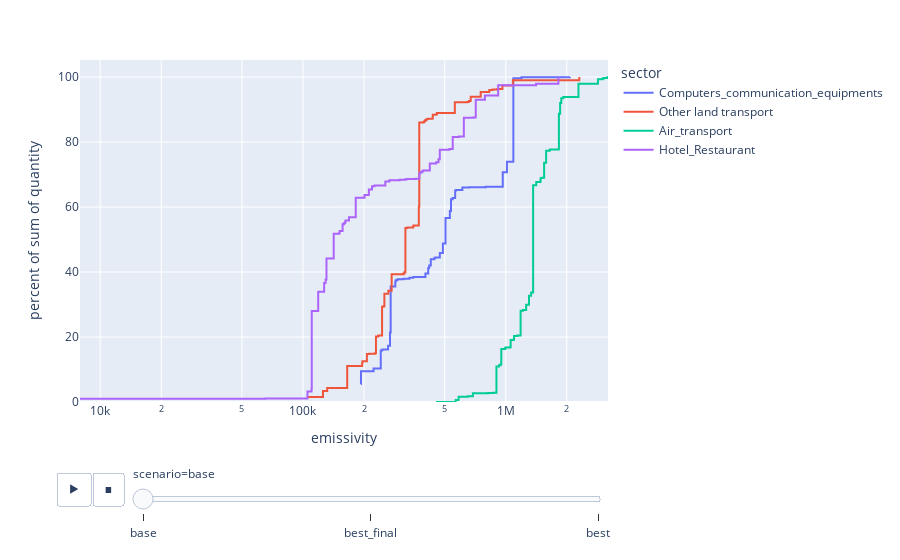
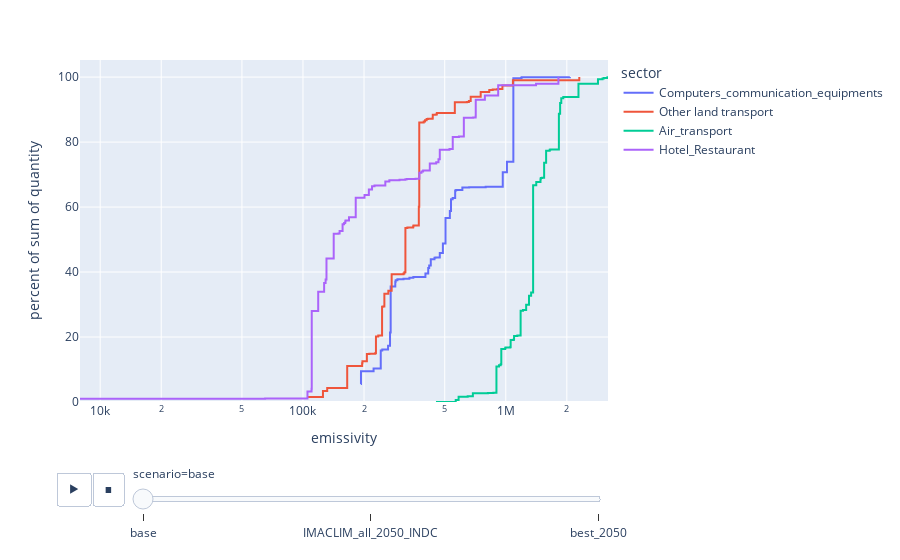

Here is the notebook cell these charts were saved with, in order:
### Code cell
plot_sector_import_distrib_full(model,["Computers_communication_equipments","Hotel_Restaurant","Air_transport","Other land transport"],scenarios=["base","best_final","best"])
plot_sector_import_distrib_full(model,["Computers_communication_equipments","Hotel_Restaurant","Air_transport","Other land transport"],scenarios=["base","IMACLIM_all_2050_INDC","best_2050"])

### Figure 1 — Plotly figure (JSON) as saved in the notebook; plotly's stock layout.template omitted (floating-point values rounded to 4 significant figures)
{"data": [{"hovertemplate": "<b>%{hovertext}</b><br><br>sector=Computers_communication_equipments<br>scenario=base<br>emissivity=%{x}<br>percent of sum of quantity=%{y}<extra></extra>", "hovertext": ["United States", "Ireland", "Switzerland", "Italy", "Malta", "Netherlands", "United Kingdom", "Germany", "Spain", "Sweden", "Denmark", "Austria", "Canada", "Portugal", "RoW America", "Cyprus", "Japan", "Belgium", "Turkey", "RoW Middle East", "Romania", "Greece", "Brazil", "Estonia", "Slovakia", "Hungary", "RoW Asia and Pacific", "Poland", "Czech Republic", "Norway", "Indonesia", "Mexico", "Croatia", "Finland", "Luxembourg", "South Korea", "Latvia", "Australia", "Slovenia", "Lithuania", "South Africa", "Bulgaria", "RoW Africa", "Taiwan", "China", "RoW Europe", "India", "Russia"], "legendgroup": "Computers_communication_equipments", "line": {"dash": "solid", "shape": "hv"}, "marker": {"color": "#636efa", "symbol": "circle"}, "mode": "lines", "name": "Computers_communication_equipments", "orientation": "v", "showlegend": true, "type": "scatter", "x": [192800.0, 193200.0, 222900.0, 241800.0, 246000.0, 262800.0, 268700.0, 270700.0, 285200.0, 286500.0, 292200.0, 313000.0, 334900.0, 349900.0, 350500.0, 373600.0, 401600.0, 414500.0, 419100.0, 426800.0, 445200.0, 446700.0, 450300.0, 463000.0, 472800.0, 489700.0, 504400.0, 530000.0, 537000.0, 538400.0, 547100.0, 562900.0, 563600.0, 569200.0, 579400.0, 610800.0, 658000.0, 659900.0, 699400.0, 740800.0, 795900.0, 840000.0, 966400.0, 1013000.0, 1090000.0, 1192000.0, 1196000.0, 2070000.0], "xaxis": "x", "y": [5.564, 9.436, 10.33, 15.83, 16.15, 17.3, 21.41, 35.56, 37.0, 37.47, 37.77, 37.97, 38.21, 38.43, 38.51, 38.51, 39.55, 41.21, 41.98, 43.96, 44.39, 44.4, 44.46, 44.48, 45.87, 48.81, 56.67, 58.8, 62.34, 62.42, 62.78, 65.1, 65.13, 65.22, 65.25, 66.05, 66.05, 66.09, 66.13, 66.13, 66.21, 66.23, 70.7, 73.93, 99.64, 99.72, 99.97, 100.0], "yaxis": "y"}, {"hovertemplate": "<b>%{hovertext}</b><br><br>sector=Other land transport<br>scenario=base<br>emissivity=%{x}<br>percent of sum of quantity=%{y}<extra></extra>", "hovertext": ["Sweden", "United Kingdom", "Switzerland", "Germany", "Romania", "Turkey", "Italy", "Finland", "Japan", "Belgium", "Ireland", "United States", "Mexico", "Austria", "Hungary", "Spain", "Lithuania", "Portugal", "Netherlands", "Cyprus", "Luxembourg", "Norway", "Slovenia", "Poland", "RoW Asia and Pacific", "RoW Middle East", "Australia", "Indonesia", "South Korea", "Estonia", "Taiwan", "RoW America", "Malta", "Brazil", "Slovakia", "RoW Africa", "South Africa", "India", "Canada", "Denmark", "Croatia", "China", "Greece", "Latvia", "Bulgaria", "Czech Republic", "RoW Europe", "Russia"], "legendgroup": "Other land transport", "line": {"dash": "solid", "shape": "hv"}, "marker": {"color": "#EF553B", "symbol": "circle"}, "mode": "lines", "name": "Other land transport", "orientation": "v", "showlegend": true, "type": "scatter", "x": [104700.0, 125500.0, 131700.0, 165200.0, 195700.0, 196400.0, 206600.0, 212400.0, 227500.0, 229000.0, 235100.0, 245500.0, 247600.0, 252000.0, 263600.0, 273700.0, 313000.0, 316400.0, 320000.0, 323700.0, 327000.0, 349300.0, 350600.0, 372600.0, 374400.0, 393800.0, 399600.0, 406400.0, 409200.0, 413000.0, 435000.0, 436500.0, 449200.0, 451400.0, 457100.0, 560800.0, 643100.0, 657600.0, 671500.0, 752100.0, 828500.0, 828900.0, 830100.0, 861900.0, 910300.0, 962600.0, 1084000.0, 2304000.0], "xaxis": "x", "y": [1.541, 3.368, 4.3, 11.09, 11.9, 12.53, 14.8, 14.87, 15.08, 20.19, 20.45, 29.29, 29.37, 33.32, 34.21, 39.32, 39.56, 39.96, 53.53, 53.56, 53.69, 54.03, 54.29, 60.13, 86.0, 86.35, 86.74, 86.99, 87.09, 87.21, 87.28, 88.39, 88.41, 88.5, 88.95, 92.24, 92.32, 92.68, 93.92, 95.41, 95.49, 95.91, 96.05, 96.19, 96.36, 97.43, 99.03, 100.0], "yaxis": "y"}, {"hovertemplate": "<b>%{hovertext}</b><br><br>sector=Air_transport<br>scenario=base<br>emissivity=%{x}<br>percent of sum of quantity=%{y}<extra></extra>", "hovertext": ["Slovakia", "Denmark", "Sweden", "Poland", "Switzerland", "Cyprus", "Romania", "Germany", "Norway", "RoW America", "Ireland", "Croatia", "Brazil", "Hungary", "Malta", "Japan", "Slovenia", "Austria", "Belgium", "Lithuania", "Mexico", "United Kingdom", "Greece", "Italy", "Estonia", "Turkey", "Portugal", "United States", "Bulgaria", "RoW Europe", "RoW Africa", "Canada", "Czech Republic", "Spain", "Netherlands", "Finland", "Latvia", "RoW Asia and Pacific", "China", "South Korea", "Australia", "Indonesia", "Russia", "RoW Middle East", "India", "Taiwan", "Luxembourg", "South Africa"], "legendgroup": "Air_transport", "line": {"dash": "solid", "shape": "hv"}, "marker": {"color": "#00cc96", "symbol": "circle"}, "mode": "lines", "name": "Air_transport", "orientation": "v", "showlegend": true, "type": "scatter", "x": [452700.0, 566500.0, 585300.0, 648900.0, 688200.0, 816400.0, 868800.0, 899400.0, 925900.0, 943000.0, 950400.0, 953700.0, 990700.0, 996800.0, 1049000.0, 1057000.0, 1094000.0, 1096000.0, 1099000.0, 1118000.0, 1140000.0, 1184000.0, 1216000.0, 1260000.0, 1273000.0, 1302000.0, 1334000.0, 1364000.0, 1366000.0, 1413000.0, 1483000.0, 1488000.0, 1509000.0, 1546000.0, 1581000.0, 1646000.0, 1659000.0, 1828000.0, 1853000.0, 1878000.0, 1921000.0, 1921000.0, 2283000.0, 2849000.0, 2999000.0, 3042000.0, 3171000.0, 3192000.0], "xaxis": "x", "y": [0.01349, 0.6497, 1.609, 1.802, 2.684, 2.744, 2.86, 10.9, 11.29, 11.65, 16.27, 16.33, 16.44, 16.79, 16.82, 19.1, 19.14, 19.35, 20.3, 20.32, 20.47, 28.08, 28.34, 29.91, 29.94, 32.67, 33.68, 66.6, 66.68, 67.7, 68.54, 68.92, 69.05, 73.66, 77.36, 77.65, 77.71, 88.72, 92.01, 93.49, 93.77, 93.84, 97.98, 99.37, 99.58, 99.74, 99.92, 100.0], "yaxis": "y"}, {"hovertemplate": "<b>%{hovertext}</b><br><br>sector=Hotel_Restaurant<br>scenario=base<br>emissivity=%{x}<br>percent of sum of quantity=%{y}<extra></extra>", "hovertext": ["Mexico", "Taiwan", "Austria", "Denmark", "United States", "United Kingdom", "Switzerland", "Sweden", "Germany", "Spain", "Romania", "Japan", "Netherlands", "Brazil", "Indonesia", "Norway", "Portugal", "Italy", "Ireland", "Slovenia", "Belgium", "Poland", "Finland", "Greece", "Lithuania", "Croatia", "Slovakia", "Cyprus", "Malta", "Latvia", "Canada", "Hungary", "RoW America", "RoW Middle East", "Czech Republic", "South Korea", "Turkey", "Bulgaria", "RoW Asia and Pacific", "Luxembourg", "China", "Estonia", "South Africa", "Australia", "Russia", "RoW Africa", "RoW Europe", "India"], "legendgroup": "Hotel_Restaurant", "line": {"dash": "solid", "shape": "hv"}, "marker": {"color": "#ab63fa", "symbol": "circle"}, "mode": "lines", "name": "Hotel_Restaurant", "orientation": "v", "showlegend": true, "type": "scatter", "x": [7953.0, 65030.0, 105200.0, 110200.0, 110500.0, 118900.0, 127100.0, 129300.0, 130600.0, 141800.0, 149500.0, 151600.0, 156800.0, 159500.0, 161600.0, 162100.0, 168600.0, 182000.0, 201100.0, 211100.0, 211300.0, 219100.0, 225200.0, 254700.0, 256100.0, 266600.0, 299200.0, 320100.0, 325800.0, 359000.0, 374800.0, 383900.0, 391100.0, 422000.0, 454000.0, 465800.0, 472700.0, 527900.0, 547600.0, 587500.0, 621200.0, 690300.0, 710500.0, 711100.0, 788800.0, 917400.0, 1410000.0, 1818000.0], "xaxis": "x", "y": [0.9664, 1.048, 3.258, 4.097, 28.02, 33.94, 36.59, 37.72, 44.19, 51.76, 51.86, 52.6, 54.68, 55.06, 55.59, 55.88, 56.87, 62.89, 63.74, 63.88, 65.43, 66.4, 66.65, 67.85, 67.9, 68.28, 68.4, 68.58, 68.66, 68.71, 70.6, 70.95, 71.22, 73.43, 73.8, 74.73, 77.63, 77.86, 81.55, 81.75, 87.51, 87.56, 88.01, 93.03, 94.34, 97.5, 97.97, 100.0], "yaxis": "y"}], "layout": {"legend": {"title": {"text": "sector"}, "tracegroupgap": 0}, "margin": {"t": 60}, "sliders": [{"active": 0, "currentvalue": {"prefix": "scenario="}, "len": 0.9, "pad": {"b": 10, "t": 60}, "steps": [{"args": [["base"], {"frame": {"duration": 0, "redraw": false}, "fromcurrent": true, "mode": "immediate", "transition": {"duration": 0, "easing": "linear"}}], "label": "base", "method": "animate"}, {"args": [["best_final"], {"frame": {"duration": 0, "redraw": false}, "fromcurrent": true, "mode": "immediate", "transition": {"duration": 0, "easing": "linear"}}], "label": "best_final", "method": "animate"}, {"args": [["best"], {"frame": {"duration": 0, "redraw": false}, "fromcurrent": true, "mode": "immediate", "transition": {"duration": 0, "easing": "linear"}}], "label": "best", "method": "animate"}], "x": 0.1, "xanchor": "left", "y": 0, "yanchor": "top"}], "updatemenus": [{"buttons": [{"args": [null, {"frame": {"duration": 500, "redraw": false}, "fromcurrent": true, "mode": "immediate", "transition": {"duration": 500, "easing": "linear"}}], "label": "&#9654;", "method": "animate"}, {"args": [[null], {"frame": {"duration": 0, "redraw": false}, "fromcurrent": true, "mode": "immediate", "transition": {"duration": 0, "easing": "linear"}}], "label": "&#9724;", "method": "animate"}], "direction": "left", "pad": {"r": 10, "t": 70}, "showactive": false, "type": "buttons", "x": 0.1, "xanchor": "right", "y": 0, "yanchor": "top"}], "xaxis": {"anchor": "y", "domain": [0, 1], "title": {"text": "emissivity"}, "type": "log"}, "yaxis": {"anchor": "x", "domain": [0, 1], "rangemode": "tozero", "title": {"text": "percent of sum of quantity"}}}}

### Figure 2 — Plotly figure (JSON) as saved in the notebook; plotly's stock layout.template omitted (floating-point values rounded to 4 significant figures)
{"data": [{"hovertemplate": "<b>%{hovertext}</b><br><br>sector=Computers_communication_equipments<br>scenario=base<br>emissivity=%{x}<br>percent of sum of quantity=%{y}<extra></extra>", "hovertext": ["United States", "Ireland", "Switzerland", "Italy", "Malta", "Netherlands", "United Kingdom", "Germany", "Spain", "Sweden", "Denmark", "Austria", "Canada", "Portugal", "RoW America", "Cyprus", "Japan", "Belgium", "Turkey", "RoW Middle East", "Romania", "Greece", "Brazil", "Estonia", "Slovakia", "Hungary", "RoW Asia and Pacific", "Poland", "Czech Republic", "Norway", "Indonesia", "Mexico", "Croatia", "Finland", "Luxembourg", "South Korea", "Latvia", "Australia", "Slovenia", "Lithuania", "South Africa", "Bulgaria", "RoW Africa", "Taiwan", "China", "RoW Europe", "India", "Russia"], "legendgroup": "Computers_communication_equipments", "line": {"dash": "solid", "shape": "hv"}, "marker": {"color": "#636efa", "symbol": "circle"}, "mode": "lines", "name": "Computers_communication_equipments", "orientation": "v", "showlegend": true, "type": "scatter", "x": [192800.0, 193200.0, 222900.0, 241800.0, 246000.0, 262800.0, 268700.0, 270700.0, 285200.0, 286500.0, 292200.0, 313000.0, 334900.0, 349900.0, 350500.0, 373600.0, 401600.0, 414500.0, 419100.0, 426800.0, 445200.0, 446700.0, 450300.0, 463000.0, 472800.0, 489700.0, 504400.0, 530000.0, 537000.0, 538400.0, 547100.0, 562900.0, 563600.0, 569200.0, 579400.0, 610800.0, 658000.0, 659900.0, 699400.0, 740800.0, 795900.0, 840000.0, 966400.0, 1013000.0, 1090000.0, 1192000.0, 1196000.0, 2070000.0], "xaxis": "x", "y": [5.564, 9.436, 10.33, 15.83, 16.15, 17.3, 21.41, 35.56, 37.0, 37.47, 37.77, 37.97, 38.21, 38.43, 38.51, 38.51, 39.55, 41.21, 41.98, 43.96, 44.39, 44.4, 44.46, 44.48, 45.87, 48.81, 56.67, 58.8, 62.34, 62.42, 62.78, 65.1, 65.13, 65.22, 65.25, 66.05, 66.05, 66.09, 66.13, 66.13, 66.21, 66.23, 70.7, 73.93, 99.64, 99.72, 99.97, 100.0], "yaxis": "y"}, {"hovertemplate": "<b>%{hovertext}</b><br><br>sector=Other land transport<br>scenario=base<br>emissivity=%{x}<br>percent of sum of quantity=%{y}<extra></extra>", "hovertext": ["Sweden", "United Kingdom", "Switzerland", "Germany", "Romania", "Turkey", "Italy", "Finland", "Japan", "Belgium", "Ireland", "United States", "Mexico", "Austria", "Hungary", "Spain", "Lithuania", "Portugal", "Netherlands", "Cyprus", "Luxembourg", "Norway", "Slovenia", "Poland", "RoW Asia and Pacific", "RoW Middle East", "Australia", "Indonesia", "South Korea", "Estonia", "Taiwan", "RoW America", "Malta", "Brazil", "Slovakia", "RoW Africa", "South Africa", "India", "Canada", "Denmark", "Croatia", "China", "Greece", "Latvia", "Bulgaria", "Czech Republic", "RoW Europe", "Russia"], "legendgroup": "Other land transport", "line": {"dash": "solid", "shape": "hv"}, "marker": {"color": "#EF553B", "symbol": "circle"}, "mode": "lines", "name": "Other land transport", "orientation": "v", "showlegend": true, "type": "scatter", "x": [104700.0, 125500.0, 131700.0, 165200.0, 195700.0, 196400.0, 206600.0, 212400.0, 227500.0, 229000.0, 235100.0, 245500.0, 247600.0, 252000.0, 263600.0, 273700.0, 313000.0, 316400.0, 320000.0, 323700.0, 327000.0, 349300.0, 350600.0, 372600.0, 374400.0, 393800.0, 399600.0, 406400.0, 409200.0, 413000.0, 435000.0, 436500.0, 449200.0, 451400.0, 457100.0, 560800.0, 643100.0, 657600.0, 671500.0, 752100.0, 828500.0, 828900.0, 830100.0, 861900.0, 910300.0, 962600.0, 1084000.0, 2304000.0], "xaxis": "x", "y": [1.541, 3.368, 4.3, 11.09, 11.9, 12.53, 14.8, 14.87, 15.08, 20.19, 20.45, 29.29, 29.37, 33.32, 34.21, 39.32, 39.56, 39.96, 53.53, 53.56, 53.69, 54.03, 54.29, 60.13, 86.0, 86.35, 86.74, 86.99, 87.09, 87.21, 87.28, 88.39, 88.41, 88.5, 88.95, 92.24, 92.32, 92.68, 93.92, 95.41, 95.49, 95.91, 96.05, 96.19, 96.36, 97.43, 99.03, 100.0], "yaxis": "y"}, {"hovertemplate": "<b>%{hovertext}</b><br><br>sector=Air_transport<br>scenario=base<br>emissivity=%{x}<br>percent of sum of quantity=%{y}<extra></extra>", "hovertext": ["Slovakia", "Denmark", "Sweden", "Poland", "Switzerland", "Cyprus", "Romania", "Germany", "Norway", "RoW America", "Ireland", "Croatia", "Brazil", "Hungary", "Malta", "Japan", "Slovenia", "Austria", "Belgium", "Lithuania", "Mexico", "United Kingdom", "Greece", "Italy", "Estonia", "Turkey", "Portugal", "United States", "Bulgaria", "RoW Europe", "RoW Africa", "Canada", "Czech Republic", "Spain", "Netherlands", "Finland", "Latvia", "RoW Asia and Pacific", "China", "South Korea", "Australia", "Indonesia", "Russia", "RoW Middle East", "India", "Taiwan", "Luxembourg", "South Africa"], "legendgroup": "Air_transport", "line": {"dash": "solid", "shape": "hv"}, "marker": {"color": "#00cc96", "symbol": "circle"}, "mode": "lines", "name": "Air_transport", "orientation": "v", "showlegend": true, "type": "scatter", "x": [452700.0, 566500.0, 585300.0, 648900.0, 688200.0, 816400.0, 868800.0, 899400.0, 925900.0, 943000.0, 950400.0, 953700.0, 990700.0, 996800.0, 1049000.0, 1057000.0, 1094000.0, 1096000.0, 1099000.0, 1118000.0, 1140000.0, 1184000.0, 1216000.0, 1260000.0, 1273000.0, 1302000.0, 1334000.0, 1364000.0, 1366000.0, 1413000.0, 1483000.0, 1488000.0, 1509000.0, 1546000.0, 1581000.0, 1646000.0, 1659000.0, 1828000.0, 1853000.0, 1878000.0, 1921000.0, 1921000.0, 2283000.0, 2849000.0, 2999000.0, 3042000.0, 3171000.0, 3192000.0], "xaxis": "x", "y": [0.01349, 0.6497, 1.609, 1.802, 2.684, 2.744, 2.86, 10.9, 11.29, 11.65, 16.27, 16.33, 16.44, 16.79, 16.82, 19.1, 19.14, 19.35, 20.3, 20.32, 20.47, 28.08, 28.34, 29.91, 29.94, 32.67, 33.68, 66.6, 66.68, 67.7, 68.54, 68.92, 69.05, 73.66, 77.36, 77.65, 77.71, 88.72, 92.01, 93.49, 93.77, 93.84, 97.98, 99.37, 99.58, 99.74, 99.92, 100.0], "yaxis": "y"}, {"hovertemplate": "<b>%{hovertext}</b><br><br>sector=Hotel_Restaurant<br>scenario=base<br>emissivity=%{x}<br>percent of sum of quantity=%{y}<extra></extra>", "hovertext": ["Mexico", "Taiwan", "Austria", "Denmark", "United States", "United Kingdom", "Switzerland", "Sweden", "Germany", "Spain", "Romania", "Japan", "Netherlands", "Brazil", "Indonesia", "Norway", "Portugal", "Italy", "Ireland", "Slovenia", "Belgium", "Poland", "Finland", "Greece", "Lithuania", "Croatia", "Slovakia", "Cyprus", "Malta", "Latvia", "Canada", "Hungary", "RoW America", "RoW Middle East", "Czech Republic", "South Korea", "Turkey", "Bulgaria", "RoW Asia and Pacific", "Luxembourg", "China", "Estonia", "South Africa", "Australia", "Russia", "RoW Africa", "RoW Europe", "India"], "legendgroup": "Hotel_Restaurant", "line": {"dash": "solid", "shape": "hv"}, "marker": {"color": "#ab63fa", "symbol": "circle"}, "mode": "lines", "name": "Hotel_Restaurant", "orientation": "v", "showlegend": true, "type": "scatter", "x": [7953.0, 65030.0, 105200.0, 110200.0, 110500.0, 118900.0, 127100.0, 129300.0, 130600.0, 141800.0, 149500.0, 151600.0, 156800.0, 159500.0, 161600.0, 162100.0, 168600.0, 182000.0, 201100.0, 211100.0, 211300.0, 219100.0, 225200.0, 254700.0, 256100.0, 266600.0, 299200.0, 320100.0, 325800.0, 359000.0, 374800.0, 383900.0, 391100.0, 422000.0, 454000.0, 465800.0, 472700.0, 527900.0, 547600.0, 587500.0, 621200.0, 690300.0, 710500.0, 711100.0, 788800.0, 917400.0, 1410000.0, 1818000.0], "xaxis": "x", "y": [0.9664, 1.048, 3.258, 4.097, 28.02, 33.94, 36.59, 37.72, 44.19, 51.76, 51.86, 52.6, 54.68, 55.06, 55.59, 55.88, 56.87, 62.89, 63.74, 63.88, 65.43, 66.4, 66.65, 67.85, 67.9, 68.28, 68.4, 68.58, 68.66, 68.71, 70.6, 70.95, 71.22, 73.43, 73.8, 74.73, 77.63, 77.86, 81.55, 81.75, 87.51, 87.56, 88.01, 93.03, 94.34, 97.5, 97.97, 100.0], "yaxis": "y"}], "layout": {"legend": {"title": {"text": "sector"}, "tracegroupgap": 0}, "margin": {"t": 60}, "sliders": [{"active": 0, "currentvalue": {"prefix": "scenario="}, "len": 0.9, "pad": {"b": 10, "t": 60}, "steps": [{"args": [["base"], {"frame": {"duration": 0, "redraw": false}, "fromcurrent": true, "mode": "immediate", "transition": {"duration": 0, "easing": "linear"}}], "label": "base", "method": "animate"}, {"args": [["IMACLIM_all_2050_INDC"], {"frame": {"duration": 0, "redraw": false}, "fromcurrent": true, "mode": "immediate", "transition": {"duration": 0, "easing": "linear"}}], "label": "IMACLIM_all_2050_INDC", "method": "animate"}, {"args": [["best_2050"], {"frame": {"duration": 0, "redraw": false}, "fromcurrent": true, "mode": "immediate", "transition": {"duration": 0, "easing": "linear"}}], "label": "best_2050", "method": "animate"}], "x": 0.1, "xanchor": "left", "y": 0, "yanchor": "top"}], "updatemenus": [{"buttons": [{"args": [null, {"frame": {"duration": 500, "redraw": false}, "fromcurrent": true, "mode": "immediate", "transition": {"duration": 500, "easing": "linear"}}], "label": "&#9654;", "method": "animate"}, {"args": [[null], {"frame": {"duration": 0, "redraw": false}, "fromcurrent": true, "mode": "immediate", "transition": {"duration": 0, "easing": "linear"}}], "label": "&#9724;", "method": "animate"}], "direction": "left", "pad": {"r": 10, "t": 70}, "showactive": false, "type": "buttons", "x": 0.1, "xanchor": "right", "y": 0, "yanchor": "top"}], "xaxis": {"anchor": "y", "domain": [0, 1], "title": {"text": "emissivity"}, "type": "log"}, "yaxis": {"anchor": "x", "domain": [0, 1], "rangemode": "tozero", "title": {"text": "percent of sum of quantity"}}}}
